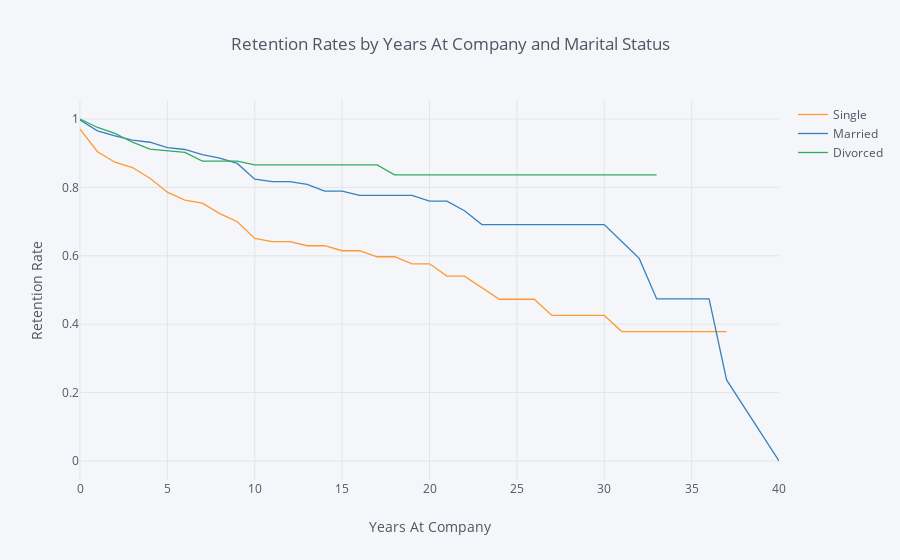

Here is the notebook cell this chart was saved with:
### Markdown cell above
## 4. Let's switch to looking at retention rates from another demographic perspective: marital status. Generate and plot survival curves for the different marital statuses by number of years at the company.

### Code cell
rates4 = survival(data, 'MaritalStatus', 'YearsAtCompany', 'Attrition')

rates4.iplot(kind='line', xTitle='Years At Company', yTitle='Retention Rate',
            title='Retention Rates by Years At Company and Marital Status')

### Figure 1 — Plotly figure (JSON) as saved in the notebook; plotly's stock layout.template omitted (floating-point values rounded to 4 significant figures)
{"data": [{"line": {"color": "rgba(255, 153, 51, 1.0)", "dash": "solid", "shape": "linear", "width": 1.3}, "mode": "lines", "name": "Single", "text": "", "type": "scatter", "uid": "28243254-6b08-4c7b-b32a-3ead487edb14", "x": [0, 1, 2, 3, 4, 5, 6, 7, 8, 9, 10, 11, 12, 13, 14, 15, 16, 17, 18, 19, 20, 21, 22, 23, 24, 25, 26, 27, 29, 30, 31, 32, 33, 34, 36, 37, 40], "y": [0.9702, 0.9044, 0.8736, 0.8581, 0.8268, 0.7861, 0.7628, 0.754, 0.7234, 0.6997, 0.6507, 0.6413, 0.6413, 0.6294, 0.6294, 0.6148, 0.6148, 0.5972, 0.5972, 0.5766, 0.5766, 0.5406, 0.5406, 0.5068, 0.473, 0.473, 0.473, 0.4257, 0.4257, 0.4257, 0.3784, 0.3784, 0.3784, 0.3784, 0.3784, 0.3784, ""]}, {"line": {"color": "rgba(55, 128, 191, 1.0)", "dash": "solid", "shape": "linear", "width": 1.3}, "mode": "lines", "name": "Married", "text": "", "type": "scatter", "uid": "1d4ca469-5866-42e1-9009-db25e041b581", "x": [0, 1, 2, 3, 4, 5, 6, 7, 8, 9, 10, 11, 12, 13, 14, 15, 16, 17, 18, 19, 20, 21, 22, 23, 24, 25, 26, 27, 29, 30, 31, 32, 33, 34, 36, 37, 40], "y": [0.997, 0.9654, 0.9506, 0.9381, 0.932, 0.9164, 0.9109, 0.8958, 0.8858, 0.8702, 0.8239, 0.817, 0.817, 0.8086, 0.7894, 0.7894, 0.7768, 0.7768, 0.7768, 0.7768, 0.7599, 0.7599, 0.7318, 0.6911, 0.6911, 0.6911, 0.6911, 0.6911, 0.6911, 0.6911, 0.6418, 0.5924, 0.4739, 0.4739, 0.4739, 0.237, 0]}, {"line": {"color": "rgba(50, 171, 96, 1.0)", "dash": "solid", "shape": "linear", "width": 1.3}, "mode": "lines", "name": "Divorced", "text": "", "type": "scatter", "uid": "20cbcb5c-5d72-4422-9a1d-0bfa9239c6af", "x": [0, 1, 2, 3, 4, 5, 6, 7, 8, 9, 10, 11, 12, 13, 14, 15, 16, 17, 18, 19, 20, 21, 22, 23, 24, 25, 26, 27, 29, 30, 31, 32, 33, 34, 36, 37, 40], "y": [1, 0.9752, 0.9581, 0.9321, 0.9122, 0.9078, 0.9021, 0.8769, 0.8769, 0.8769, 0.8657, 0.8657, 0.8657, 0.8657, 0.8657, 0.8657, 0.8657, 0.8657, 0.8368, 0.8368, 0.8368, 0.8368, 0.8368, 0.8368, 0.8368, 0.8368, 0.8368, 0.8368, 0.8368, 0.8368, 0.8368, 0.8368, 0.8368, "", "", "", ""]}], "layout": {"legend": {"bgcolor": "#F5F6F9", "font": {"color": "#4D5663"}}, "paper_bgcolor": "#F5F6F9", "plot_bgcolor": "#F5F6F9", "title": {"font": {"color": "#4D5663"}, "text": "Retention Rates by Years At Company and Marital Status"}, "xaxis": {"gridcolor": "#E1E5ED", "showgrid": true, "tickfont": {"color": "#4D5663"}, "title": {"font": {"color": "#4D5663"}, "text": "Years At Company"}, "zerolinecolor": "#E1E5ED"}, "yaxis": {"gridcolor": "#E1E5ED", "showgrid": true, "tickfont": {"color": "#4D5663"}, "title": {"font": {"color": "#4D5663"}, "text": "Retention Rate"}, "zerolinecolor": "#E1E5ED"}}}
